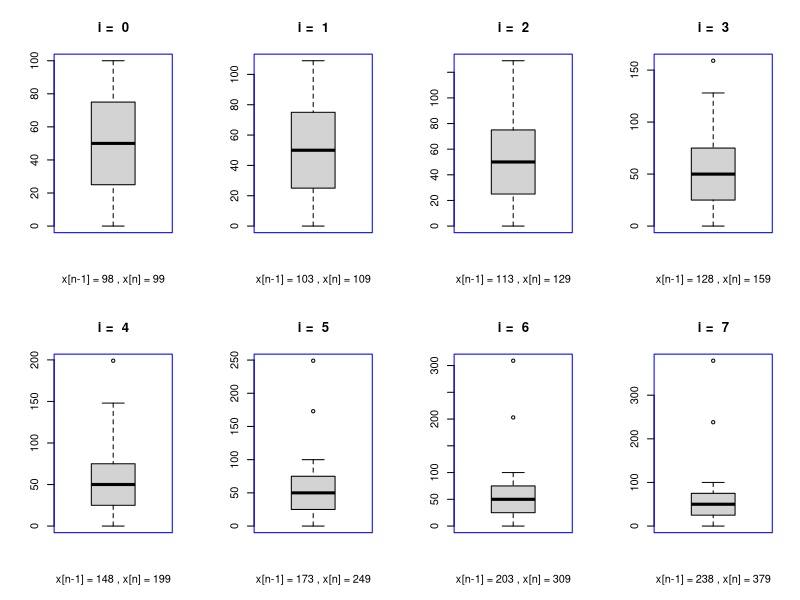

Reproduce this figure in R.
## ---- chunk 1
anzahl <- 8
op <- par(mfrow=c(2,anzahl/2), col="blue") # Grafikeinstellung ändern
n <- 100L
x <- 0:n 
for (i in 0:(anzahl-1)){
  x[n] <- x[n]+10*i
  x[n-1] <- x[n-1]+5*i
  print(paste("i = ",i, ":")) 
  print(summary(x)) 
 # boxplot(x, main = paste("i = ",i),   
  #      xlab = paste("x[n-1] =", x[n-1], ", x[n] =", x[n]))
}
par(op)  # stellt die ursprüngliche Grafikeinstellung wieder her
## ---- chunk 2
anzahl <- 8
op <- par(mfrow=c(2,anzahl/2), col="blue") # Grafikeinstellung ändern
n <- 100L
x <- 0:n 
for (i in 0:(anzahl-1)){
  x[n] <- x[n]+10*i
  x[n-1] <- x[n-1]+5*i
 # print(paste("i = ",i, ":")) 
 # print(summary(x)) 
  boxplot(x, main = paste("i = ",i),   
         xlab = paste("x[n-1] =", x[n-1], ", x[n] =", x[n]))
}
par(op)  # stellt die ursprüngliche Grafikeinstellung wieder her
